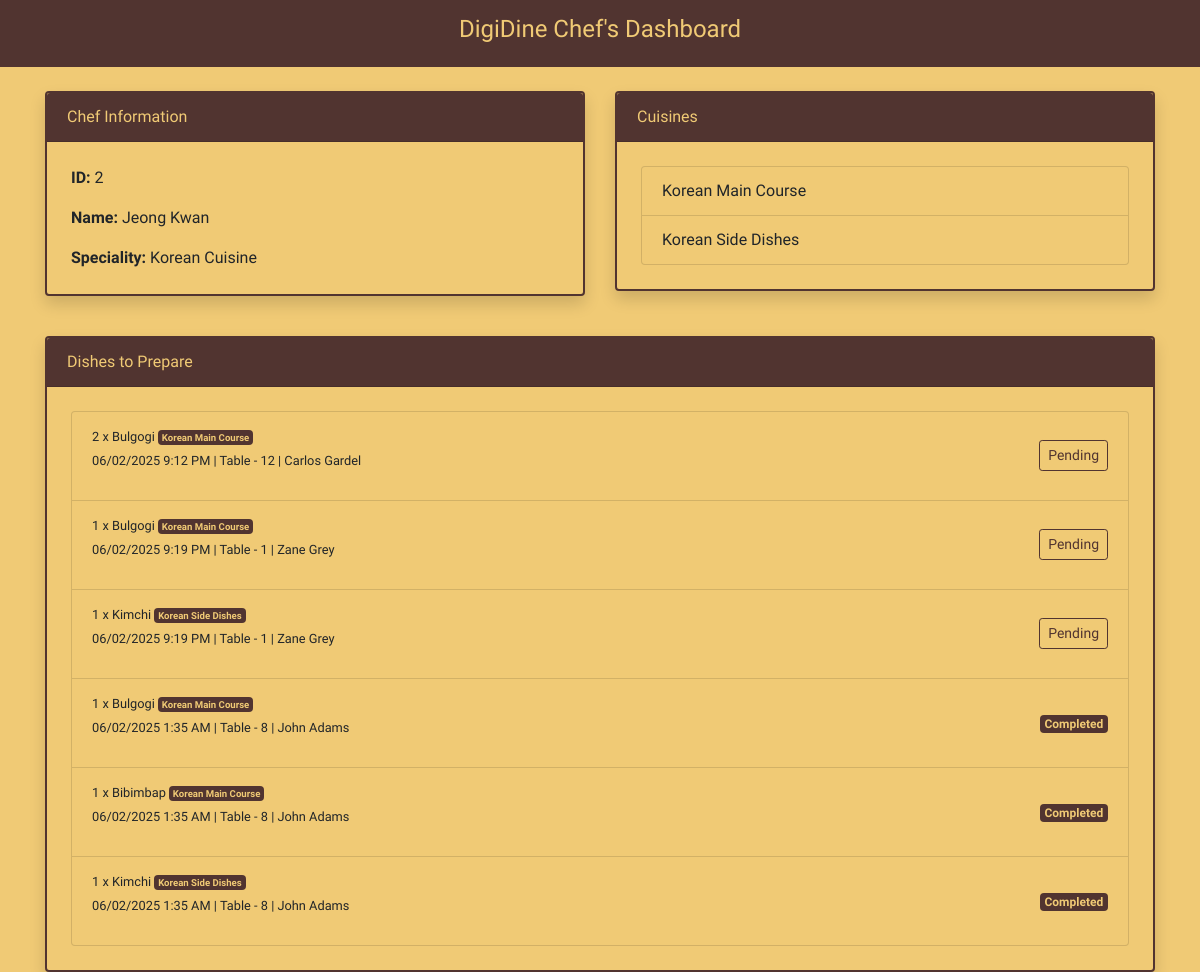
The page /chefs/2/ on the database as committed earlier.
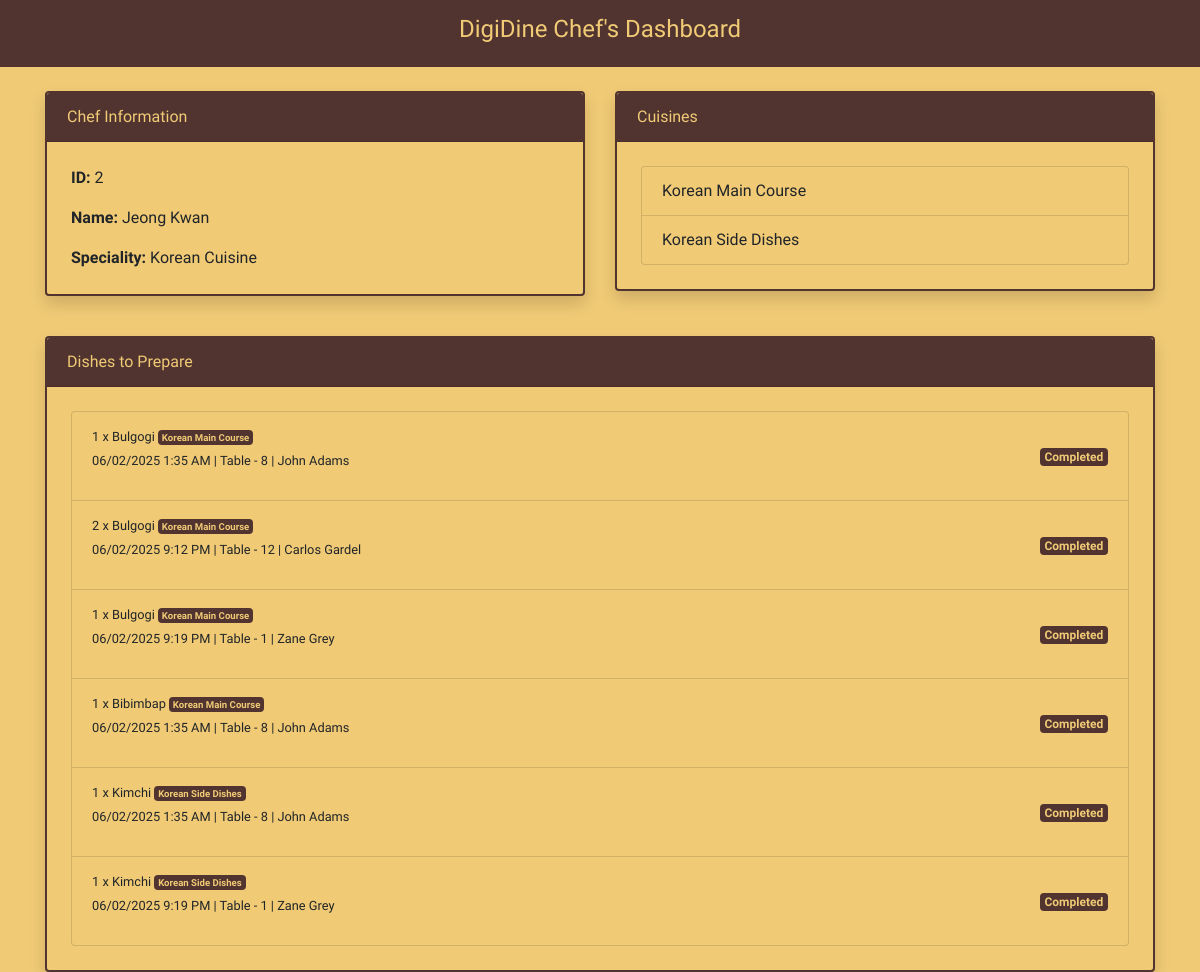
The same page on the database as committed later.
### home/models.py (models this page shows, shortened)
class Cuisine(models.Model):
    name = models.CharField(max_length=100)
    chefs = models.ForeignKey(Chef, on_delete=models.CASCADE)

class OrderItem(models.Model):
    order = models.ForeignKey(Order, on_delete=models.CASCADE)
    dish = models.ForeignKey(Dish, on_delete=models.CASCADE)
    quantity = models.PositiveIntegerField()
    is_done = models.BooleanField(default=False)

class Dish(models.Model):
    name = models.CharField(max_length=100)
    image = models.ImageField(upload_to='media/')
    description = models.TextField()
    price = models.FloatField()
    cuisine = models.ForeignKey(Cuisine, on_delete=models.CASCADE)
    avaibility = models.BooleanField(default=True)
    cooking_time = models.CharField(max_length=100, default='10 min')

class Order(models.Model):
    dishes = models.ManyToManyField(Dish, through='OrderItem')
    order_time = models.DateTimeField(auto_now_add=True)
    customer_id = models.ForeignKey(Customer, on_delete=models.CASCADE)

class Customer(models.Model):
    name = models.CharField(max_length=100)
    table_number = models.IntegerField()
    persons = models.IntegerField()

### home/views.py (the view)
# urls.py: path('chefs/<int:pk>/', views.chefs, name='chefs'),
def chefs(request, pk):
    chef = Chef.objects.get(pk=pk)
    cuisines = Cuisine.objects.filter(chefs=chef)
    order_items = OrderItem.objects.filter(dish__cuisine__chefs=chef).order_by('is_done')
    customers = Customer.objects.all()
    return render(request, 'chef.html', {
        'chefs': chef,
        'cuisines': cuisines,
        'orders': order_items,
        'customers': customers
    })

### home/templates/chef.html (shortened to what this page needs)
{% extends 'base.html' %}
{% block content %}
<header class="text-center">
    <h4 style="color: #f0ca75;">DigiDine Chef's Dashboard</h4>
</header>
<main class="container mt-4">
    <div class="row mb-4">
        <div class="col-md-6 mb-3">
            <div class="card shadow">
                <div class="card-header">Chef Information</div>
                    <div class="card-body">
                        <p class="card-text"><strong>ID:</strong> {{ chefs.id }}</p>
                        <p class="card-text"><strong>Name:</strong> {{ chefs.name }}</p>
                        <p class="card-text"><strong>Speciality:</strong> {{ chefs.speciality }}</p>
                    </div>
                </div>
            </div>
            <div class="col-md-6 mb-3">
                <div class="card shadow">
                    <div class="card-header">Cuisines</div>
                        <div class="card-body">
                            <ol class="list-group">
                                {% for cuisine in cuisines %}
                                    <li class="list-group-item">{{ cuisine.name }}</li>
                                {% empty %}
                                    <li class="list-group-item">No cuisines available.</li>
                                {% endfor %}
                            </ol>
                        </div>
                    </div>
                </div>
            </div>
            <section>
                <div class="card shadow">
                    <div class="card-header d-flex justify-content-between align-items-center">
                        <span>Dishes to Prepare</span>
                    </div>
                    <div class="card-body">
                        <ol class="list-group" id="dishes-list">
                            {% for order_item in orders %}
                                <li class="list-group-item d-flex justify-content-between align-items-center dish-item"
                                    data-orderitem-id="{{ order_item.id }}"
                                    data-dish-name="{{ order_item.dish.name|lower }}">
                                    <div>
                                        <p><small>
                                            {{ order_item.quantity }} x {{ order_item.dish.name }}
                                            <span class="badge badge-done">{{ order_item.dish.cuisine.name }}</span>
                                            <br> {{ order_item.order.order_time|date:"d/m/Y g:i A" }}
                                            | Table - {{order_item.order.customer_id.table_number}}
                                            {% for customer in customers %}
                                                {% if customer.id == order_item.order.customer_id.id %}
                                                    | {{ customer.name }}
                                                {% endif %}
                                            {% endfor %}
                                        </small></p>
                                    </div>
                                    <div>
                                        {% if not order_item.is_done %}
                                            <button class="btn btn-warning btn-sm mark-done-btn" data-id="{{ order_item.id }}">Pending</button>
                                        {% else %}
                                            <span class="badge badge-done">Completed</span>
                                        {% endif %}
                                    </div>
                                </li>
                            {% empty %}
                                <li class="list-group-item">No dishes to prepare at the moment.</li>
                            {% endfor %}
                        </ol>
                    </div>
                </div>
            </section>
</main>
{% endblock %}

Rows that differ between the two databases and show on the page:
shown differently, row unchanged: OrderItem (number 1 of 6 on the later page): moves up the list
changed OrderItem "06/02/2025 9:12 PM": is_done "Pending" → "Completed"
changed OrderItem (number 3 of 6 on the later page): is_done "Pending" → "Completed"
changed OrderItem (number 6 of 6 on the later page): is_done "Pending" → "Completed"; moves down the list
